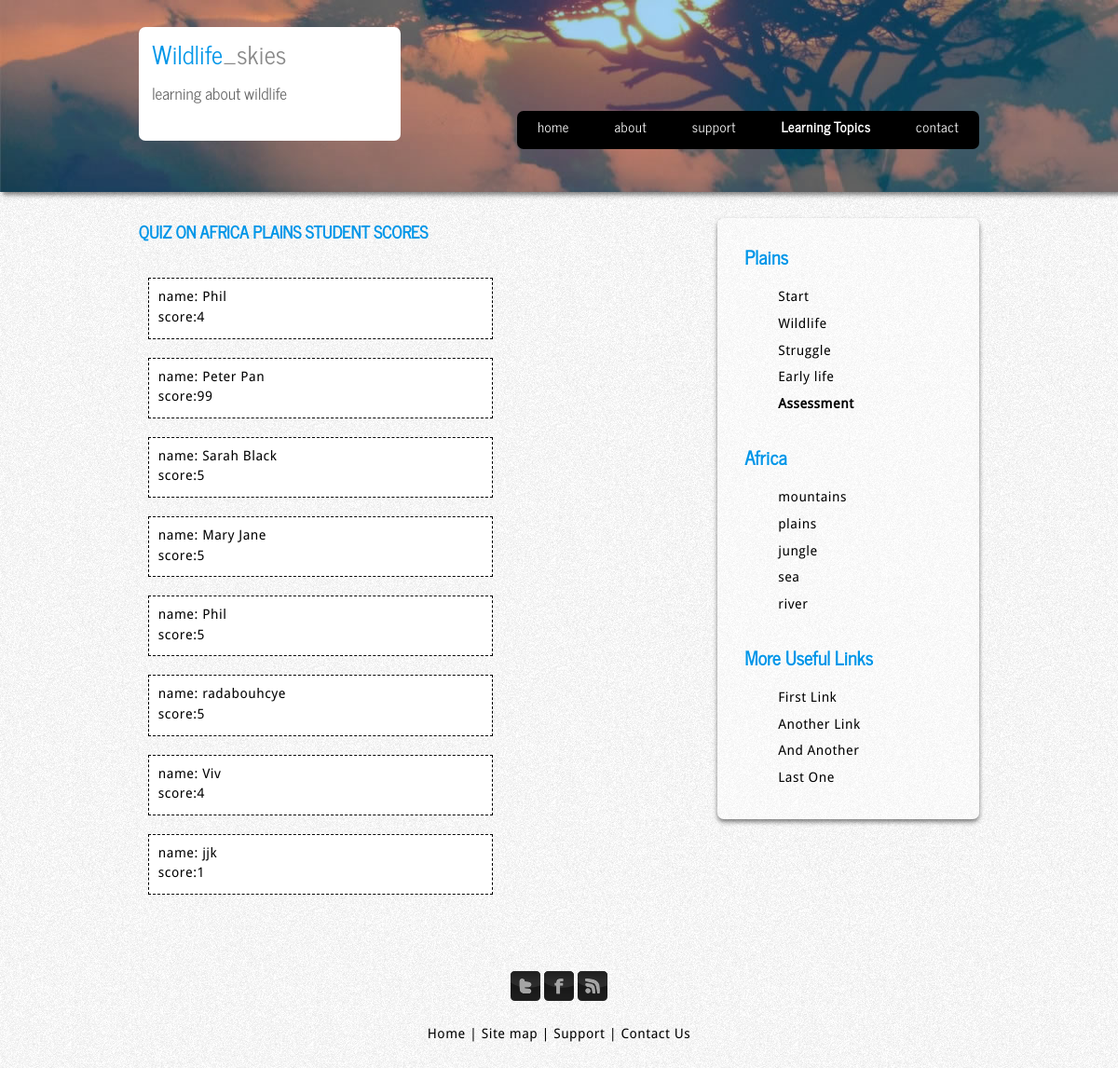
/httpdocs/wildlife03/plainsquizscores.php, run on the app's committed database.
### tables this page shows
CREATE TABLE `quizresults06` (
  `id` int(11) NOT NULL,
  `name` varchar(50) NOT NULL,
  `score` int(11) NOT NULL,
  `submit` datetime NOT NULL,
  `email` varchar(100) DEFAULT NULL
);

### httpdocs/wildlife03/plainsquizscores.php (the view, shortened to what this page needs)
<!DOCTYPE HTML>
<html>
	<head>
        <link href="css/style.css" rel="stylesheet" />
        <?php
        include("conn.php");
        ?>
	</head>
	<body>
		<div id="header_container">
		    <div class="container">
				<div id="header" class="row">
					<div class="4u">
						<div class="transparent">
							<h1><a href="index.html">Wildlife<span class="header_colour">_skies</span></a></h1>
							<h2>learning about wildlife</h2>
					    </div>
					</div>
					<nav id="main-nav" class="8u">
						<ul>
							<li><a href="index.php">home</a></li>
							<li><a href="#">about</a></li>
							<li><a href="#">support</a></li>
							<li>
								<a href="#" class="active" >Learning Topics</a>
							</li>
							<li><a href="#">contact</a></li>
						</ul>
					</nav>
				</div>
			</div>
        </div>
		<div id="site_content">
			<div class="container">
				<div class="row">
					<section class="8u">
						<h1>QUIZ ON AFRICA PLAINS STUDENT SCORES</h1>
                              <?php
                                $query = "SELECT * FROM quizresults06";
                                $display = mysqli_query($conn, $query);
                                $num = mysqli_num_rows($display);
                                if ($num > 0){
                          while($row = mysqli_fetch_assoc($display)){
                            $name = $row['name'];
                            $scoredata =$row['score'];
                            $rowid = $row['id'];
                            echo "<a href='displaystudent.php?studentid=$rowid'>
                            <div class='summaryboxfull'>
                             name: $name
                             <br>score:$scoredata
                             </div></a>";
                             }
                                 }else{
                                 echo "stuff not in table";
                                }
                                ?>
		<br/>
		<div class="my">
		</div>
						<ul>
							<li></li>
							<li></li>
							<li></li>
						</ul>
					</section>
					<section class="4u">
						<div id="sidebar">
							<section class="12u">
								<h3>Plains</h3>
								<ul>
									<li><a  href="#">Start</a></li>
									<li><a href="#">Wildlife</a></li>
									<li><a href="#">Struggle</a></li>
									<li><a href="#">Early life</a></li>
									<li><a class="active" href="plainsquiz.php">Assessment</a></li>
								</ul>
							</section>
							<section class="12u">
								<h3>Africa</h3>
								<ul>
									<li><a href="#">mountains</a></li>
									<li><a href="#">plains</a></li>
									<li><a href="#">jungle</a></li>
									<li><a href="#">sea</a></li>
									<li><a href="#">river</a></li>
								</ul>
							</section>
							<section class="12u">
								<h3>More Useful Links</h3>
								<ul>
									<li><a href="#">First Link</a></li>
									<li><a href="#">Another Link</a></li>
									<li><a href="#">And Another</a></li>
									<li><a href="#">Last One</a></li>
								</ul>
							</section>
						</div>
					</section>
				</div>
			</div>
        </div>
			<div class="container">
				<footer>
					<p><img src="images/twitter.png" alt="twitter" />&nbsp;<img src="images/facebook.png" alt="facebook" />&nbsp;<img src="images/rss.png" alt="rss" /></p>
					<p><a href="index.html">Home</a> | <a href="#">Site map</a>  | <a href="#">Support</a> | <a href="#">Contact Us</a></p>
				</footer>
			</div>
	</body>
</html>

### httpdocs/wildlife03/css/style.css (style rules this page uses)
body { background: #FFF url(../images/pattern.png) repeat; color: #000; font: normal .90em 'Droid Sans', arial, sans-serif; line-height: 2em; }
p { padding: 0 0 16px 0; line-height: 1.7em; }
img { border: 0; }
h1, h2, h3, h4, h5, h6 { color: #000; letter-spacing: 0em; padding: 0 0 0.5em 0; }
h1, h2, h3 { font: bold 140% 'News Cycle', arial; margin: 0 0 1em 0; padding: 0 0 0.5em 0; color: #0196E8; }
h2 { font-size: 160%; }
h3 { font-size: 140%; padding: 0.5em 0 0 0; }
a, a:hover { outline: none; text-decoration: none; color: #000; }
.my { padding:10px; }
ul { margin: 0.1em 0 1em 2em; }
ul li { list-style-type: none; margin: 0 0 0.25em 0; padding: 0 0 0.25em 0.5em; line-height: 1.5em; }
#header_container { background: transparent url(../images/header.jpg) no-repeat; -moz-box-shadow: rgba(0, 0, 0, 0.5) 3px 3px 5px; -webkit-box-shadow: rgba(0, 0, 0, 0.5) 3px 3px 5px; box-shadow: rgba(0, 0, 0, 0.5) 3px 3px 5px; }
.transparent { background-color:white; padding: 0.5em 0.5em 1.5em 1em; border-radius: 7px 7px 7px 7px; -moz-border-radius: 7px 7px 7px 7px; -webkit-border: 7px 7px 7px 7px; }
#header h1 a { font: normal 200% 'News Cycle', arial, sans-serif; border-bottom: 0; text-transform: none; margin: 0; color: #0196E8; text-decoration: none; }
#header h2 { font: normal 140% 'News Cycle', arial, sans-serif; border-bottom: 0; margin-top: -1em; text-transform: none; color: #676767; }
#header h1 a .header_colour { color: #898989; }
#main-nav ul { font: normal 120% 'News Cycle', arial; float: right; list-style: none; margin-top: 5.2em; padding-bottom: 0.5em; background-color:black; border-radius: 7px 7px 7px 7px; -moz-border-radius: 7px 7px 7px 7px; -webkit-border: 7px 7px 7px 7px; }
#main-nav ul li { display: inline-block; margin: 0 1em 0 1em; padding: 0.35em 1em 0.35em 1em; border-radius: 0.5em; }
#main-nav ul li a { color: #000; color:white; }
#main-nav ul li a.active { color:white; font-weight:bold; }
ul li a.active { color:white; font-weight:bold; }
#sidebar ul li a.active { color:black; font-weight:bold; }
#site_content { margin-bottom: 2em; }
#sidebar { margin: 2em 0em; text-shadow: 1px 1px #FFF; background: transparent url(../images/transparent.png) repeat; padding: 1em 1em 1em 2em; border-radius: 7px 7px 7px 7px; -moz-border-radius: 7px 7px 7px 7px; -webkit-border: 7px 7px 7px 7px; -moz-box-shadow: rgba(0, 0, 0, 0.5) 0px 3px 5px; -webkit-box-shadow: rgba(0, 0, 0, 0.5) 0px 3px 5px; box-shadow: rgba(0, 0, 0, 0.5) 0px 3px 5px; }
footer { font: 100% 'Droid Sans', arial, sans-serif; text-align: center; margin: 0; }
footer p { line-height: 1.7em; }
footer a { text-decoration: none; }
.summaryboxfull { background-color:white; padding:10px; margin:10px; float:left; width:370px; border:thin dashed black; }

### httpdocs/wildlife03/css/style-narrow.css (style rules this page uses)
body { font: normal .90em 'Droid Sans', arial, sans-serif; letter-spacing: 0.035em; line-height: 1.5em; }
h1 { font-size: 1.25em; }
h2 { font-size: 1.1em; margin-bottom: 0.5em; }
#header h1 a { font: normal 150% 'News Cycle', arial, sans-serif; }
#header h2 { font: normal 120% 'News Cycle', arial, sans-serif; }
#header { padding: 2em 0em; }
.container { padding: 0 2em 0 2em; }
#main-nav ul li { font: normal 85% 'News Cycle', arial; display: inline-block; margin: 0 0.5em 0 0.5em; border-radius: 0.5em; }
footer { padding: 3em 0 2em 0; }

### httpdocs/wildlife03/css/style-wide.css (style rules this page uses)
body { line-height: 1.75em; }
h1 { font-size: 1.5em; }
h2 { font-size: 1.25em; margin-bottom: 0.75em; }
#header { padding: 2em 0em; }
footer { padding: 3em 0 2em 0; }

### httpdocs/wildlife03/css/style-mobile.css (style rules this page uses)
body { font-size: 12pt; line-height: 1.5em; }
h1 { font-size: 1.5em; margin-bottom: 1em; }
h2 { font-size: 1.25em; margin-bottom: 0.5em; }
section { padding-bottom: 2em; }
#header h1 a { font: normal 120% 'News Cycle', arial, sans-serif; }
#header h2 { font: normal 80% 'News Cycle', arial, sans-serif; }
.container { padding: 0 1em 0 1em; }
#header { text-align: center; }
footer { padding: 3em 0 2em 0; }

### data on the page
quizresults06: name "Phil", score "4"
quizresults06: name "Peter Pan", score "99"
quizresults06: name "Sarah Black", score "5"
quizresults06: name "Mary Jane", score "5"
quizresults06: name "Phil", score "5"
quizresults06: name "radabouhcye", score "5"
quizresults06: name "Viv", score "4"
quizresults06: name "jjk", score "1"
